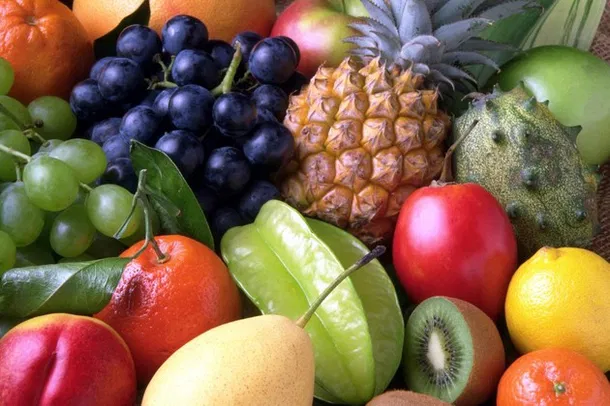
#> input picture images/frutas.png, 610 x 406 px
$ python ex2_equalizacao_canais_rgb.py
#> lines starting #> are read from the running program, lines starting #| are printed output that depends on the picture
"""
Exercício 2 — Equalização em 3 Canais (BGR)
Aplique equalização nos 3 canais de uma imagem colorida. Junte os canais e
compare a imagem equalizada com a sem equalização. O que ocorreu?
"""

import os
import cv2
import matplotlib.pyplot as plt

PATH = os.path.normpath(os.path.join(os.path.dirname(__file__), '../../images/frutas.png'))

# ── Carregamento ──────────────────────────────────────────────────────────────
imagem = cv2.imread(PATH)
#> imagem is the input picture: shape (406, 610, 3); mean B, G, R 74.2, 102.2, 132.2
if imagem is None:
    raise FileNotFoundError(f'Imagem não encontrada: {PATH}')

# ── Equalização em cada canal separadamente ───────────────────────────────────
# cv2.split(): separa a imagem BGR em 3 arrays de 1 canal cada
# b=canal 0 (azul), g=canal 1 (verde), r=canal 2 (vermelho)
b, g, r = cv2.split(imagem)
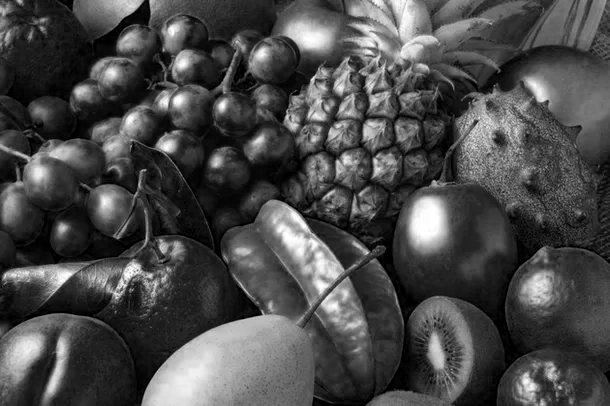
#> b: shape (406, 610); min 0, max 255, mean 74.2
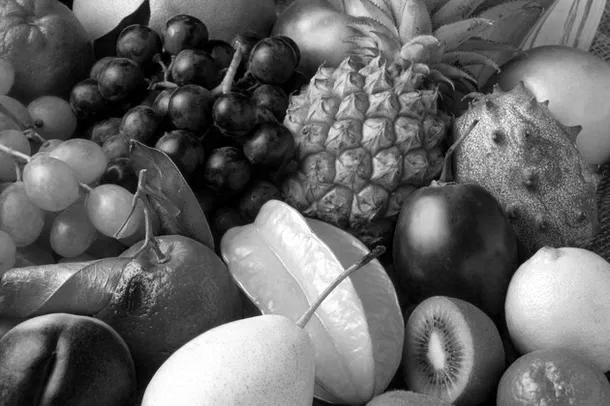
#> g: shape (406, 610); min 0, max 255, mean 102.2
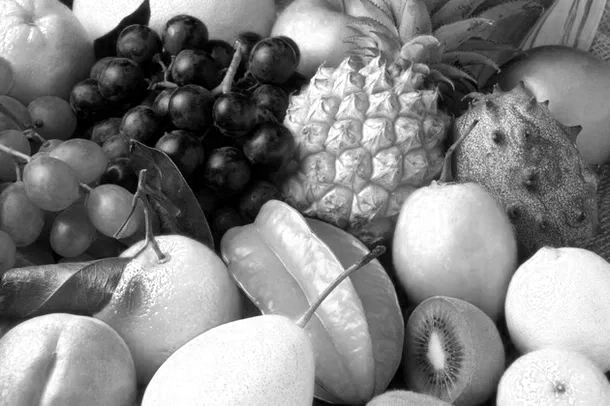
#> r: shape (406, 610); min 0, max 255, mean 132.2

# cv2.equalizeHist(): equaliza o histograma de 1 canal (uint8 obrigatório)
# Redistribui os pixels para cobrir uniformemente [0-255]
b_eq = cv2.equalizeHist(b)
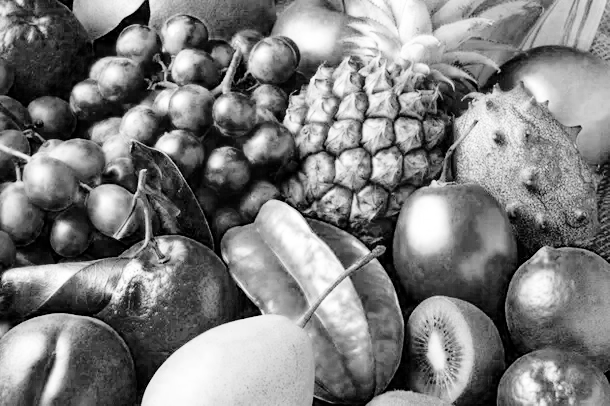
#> b_eq: shape (406, 610); min 0, max 255, mean 126.9
g_eq = cv2.equalizeHist(g)
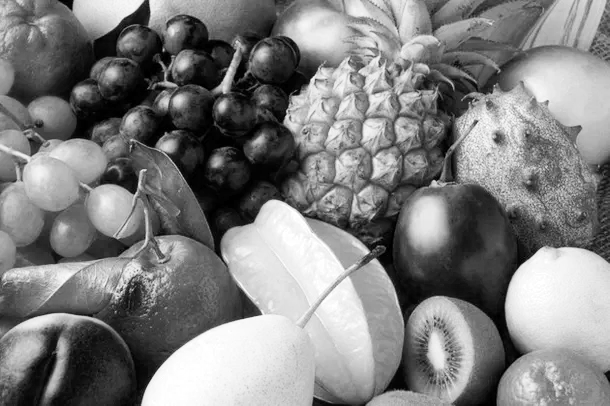
#> g_eq: shape (406, 610); min 0, max 255, mean 127.6
r_eq = cv2.equalizeHist(r)

# cv2.merge(): junta 3 arrays de 1 canal em 1 array de 3 canais (BGR)
equalizada = cv2.merge([b_eq, g_eq, r_eq])
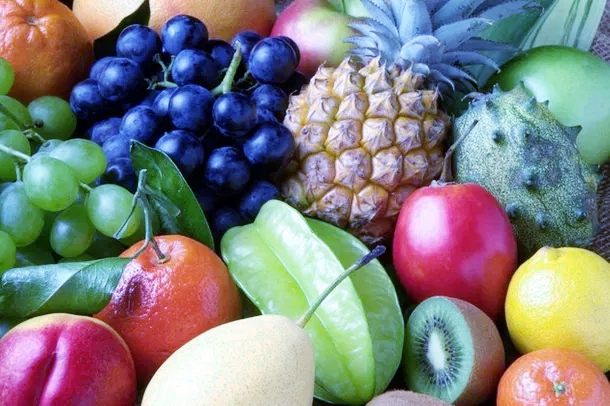
#> equalizada: shape (406, 610, 3); mean B, G, R 126.9, 127.6, 127.5

# ── Exibição ──────────────────────────────────────────────────────────────────
imagem_rgb   = cv2.cvtColor(imagem,   cv2.COLOR_BGR2RGB)
equalizada_rgb = cv2.cvtColor(equalizada, cv2.COLOR_BGR2RGB)

fig, axes = plt.subplots(1, 2, figsize=(12, 5))
fig.suptitle('Equalização de Histograma nos 3 Canais BGR', fontsize=13)

axes[0].imshow(imagem_rgb)
axes[0].set_title('Original')
axes[0].axis('off')

axes[1].imshow(equalizada_rgb)
axes[1].set_title('Equalizada (B, G, R separadamente)')
axes[1].axis('off')

plt.tight_layout()
plt.show()

# ── Histogramas dos canais ────────────────────────────────────────────────────
fig2, axes2 = plt.subplots(2, 3, figsize=(14, 7))
fig2.suptitle('Histogramas por canal — Original vs. Equalizado', fontsize=13)

canais        = [b, g, r]
canais_eq     = [b_eq, g_eq, r_eq]
nomes         = ['Azul (B)', 'Verde (G)', 'Vermelho (R)']
cores         = ['blue', 'green', 'red']

for i in range(3):
    h_orig = cv2.calcHist([canais[i]],    [0], None, [256], [0, 256])
    h_eq   = cv2.calcHist([canais_eq[i]], [0], None, [256], [0, 256])

    axes2[0, i].plot(h_orig, color=cores[i])
    axes2[0, i].set_title(f'{nomes[i]} — Original')
    axes2[0, i].set_xlim([0, 256])

    axes2[1, i].plot(h_eq, color=cores[i])
    axes2[1, i].set_title(f'{nomes[i]} — Equalizado')
    axes2[1, i].set_xlim([0, 256])

plt.tight_layout()
plt.show()
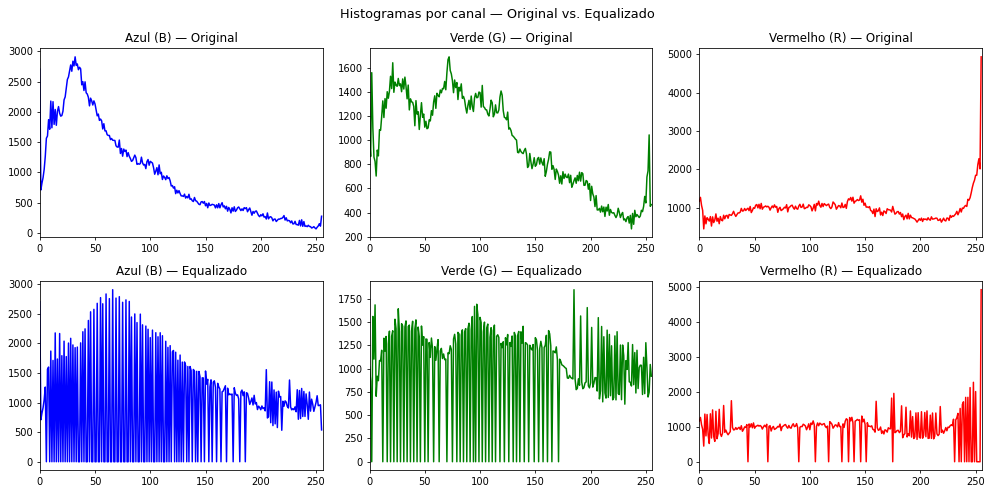
#> figure drawn by matplotlib, 6 panels; panel 1: curve peaks at x = 32, y = 2909; panel 2: curve peaks at x = 72, y = 1691; panel 3: curve peaks at x = 255, y = 4935; panel 4: curve peaks at x = 66, y = 2909

# ── Conclusão ─────────────────────────────────────────────────────────────────
print('=== O que ocorreu? ===')
print()
print('Ao equalizar cada canal R, G e B separadamente, cada canal redistribui')
print('sua intensidade de forma independente. Isso desequilibra a relação entre')
print('os canais, causando uma DISTORÇÃO DE CORES na imagem resultante.')
print()
print('Objetos que eram vermelhos podem ficar azulados, tons de pele ficam')
print('esverdeados, e o resultado final parece "irreal" ou com cores falsas.')
print()
print('Conclusão: equalizar canais RGB separadamente NÃO é uma boa prática para')
print('imagens coloridas, pois altera o balanço cromático da cena.')

$ run again, with images/Noise_SP.png copied over images/frutas.png
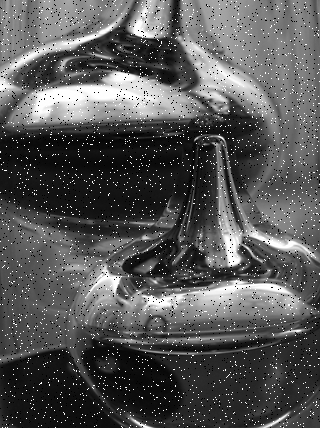
#> input picture images/Noise_SP.png, 320 x 428 px
#> imagem is the input picture: shape (428, 320, 3); min 0, max 255, mean 86.8
#> `b_eq = cv2.equalizeHist(b)`:
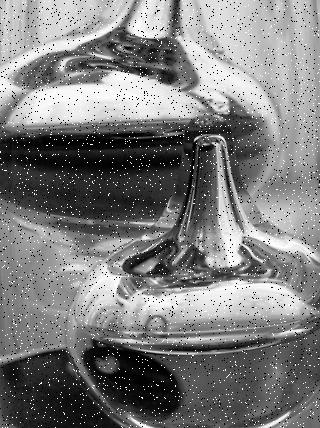
#> b_eq: shape (428, 320); min 0, max 255, mean 125.2
#> `plt.show()`:
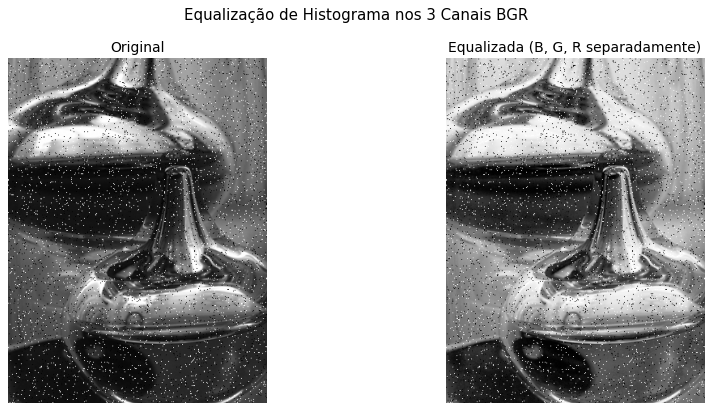
#> figure drawn by matplotlib, 2 panels

$ run again, with images/astros.png copied over images/frutas.png
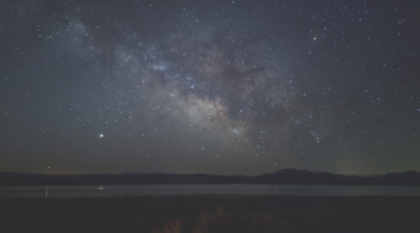
#> input picture images/astros.png, 420 x 233 px
#> imagem is the input picture: shape (233, 420, 3); mean B, G, R 74.9, 68.6, 65.9
#> `r_eq = cv2.equalizeHist(r)`:
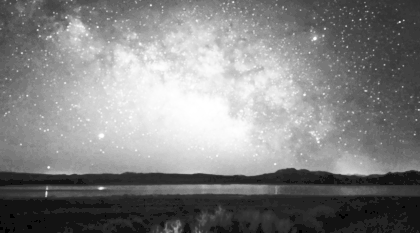
#> r_eq: shape (233, 420); min 0, max 255, mean 130.8
#> `equalizada = cv2.merge([b_eq, g_eq, r_eq])`:
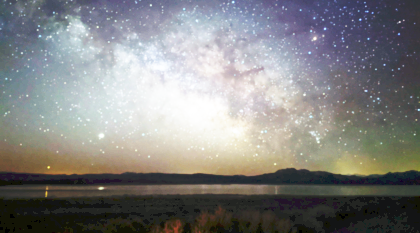
#> equalizada: shape (233, 420, 3); mean B, G, R 129.9, 130.7, 130.8
